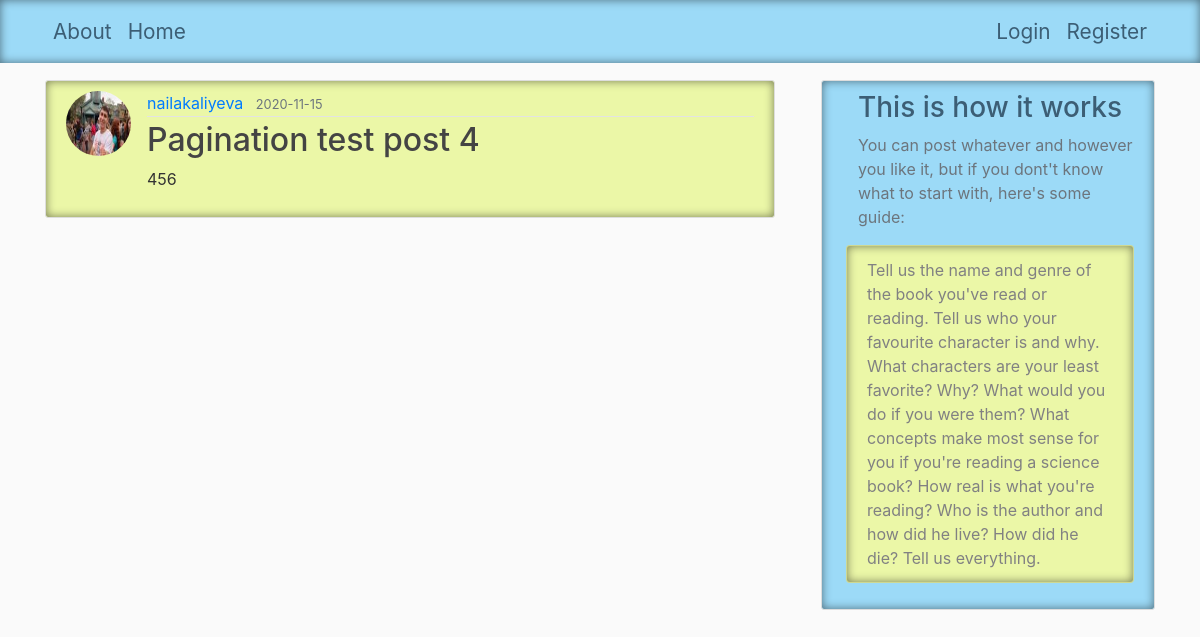
The page /post/9 on the database as committed earlier.
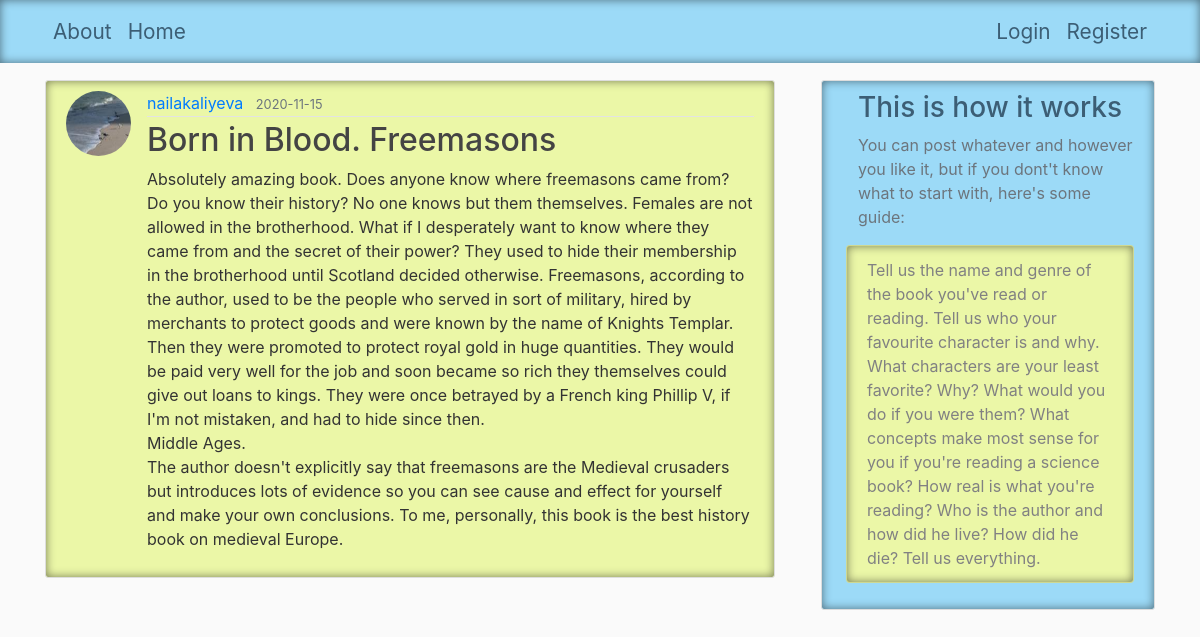
The same page on the database as committed later.
### flaskblog/models.py (models this page shows, shortened)
class User(db.Model, UserMixin):
    id = db.Column(db.Integer, primary_key=True)
    username = db.Column(db.String(20), unique=True, nullable=False)
    email = db.Column(db.String(120), unique=True, nullable=False)
    image_file = db.Column(db.String(20), nullable=False, default='default.jpg')
    password = db.Column(db.String(60), nullable=False)
    posts = db.relationship('Post', backref='author', lazy=True)

class Post(db.Model):
    id = db.Column(db.Integer, primary_key=True)
    title = db.Column(db.String(100), nullable=False)
    date_posted = db.Column(db.DateTime, nullable=False, default=datetime.utcnow)
    content = db.Column(db.Text, nullable=False)
    user_id = db.Column(db.Integer, db.ForeignKey('user.id'), nullable=False)

### flaskblog/posts/routes.py (the view)
@posts.route("/post/<int:post_id>")
def post(post_id):
    post = Post.query.get_or_404(post_id)
    return render_template('post.html', title=post.title, post=post)

### flaskblog/templates/post.html (shortened to what this page needs)
{% extends "layout.html" %}
{% block content %}
  <article class="media content-section" style="background-color: #ebf7a7; box-shadow: inset 0px 0px 10px rgba(0,0,0,0.5);">
    <img class="rounded-circle article-img" src="{{ url_for('static', filename='profile_pics/' + post.author.image_file) }}">
    <div class="media-body">
      <div class="article-metadata">
        <a class="mr-2" href="{{ url_for('users.user_posts', username=post.author.username) }}">{{ post.author.username }}</a>
        <small class="text-muted">{{ post.date_posted.strftime('%Y-%m-%d') }}</small>
      </div>
      <h2 class="article-title">{{ post.title }}</h2>
      <p class="article-content">{{ post.content }}</p>
    </div>
  </article>
{% endblock content %}

Rows that differ between the two databases and show on the page:
changed User "nailakaliyeva": image_file: a different picture
changed Post: title "Pagination test post 4" → "Born in Blood. Freemasons"; content "456" → "Absolutely amazing book. Does anyone know where freemasons came from? Do you know their history? No one knows but them themselves. Females are not allowed in the brotherhood. What if I desperately want to know where they came from and the secret of their power? They used to hide their membership in the brotherhood until Scotland decided otherwise. Freemasons, according to the author, used to be the people who served in sort of military, hired by merchants to protect goods and were known by the name of Knights Templar. Then they were promoted to protect royal gold in huge quantities. They would be paid very well for the job and soon became so rich they themselves could give out loans to…"
